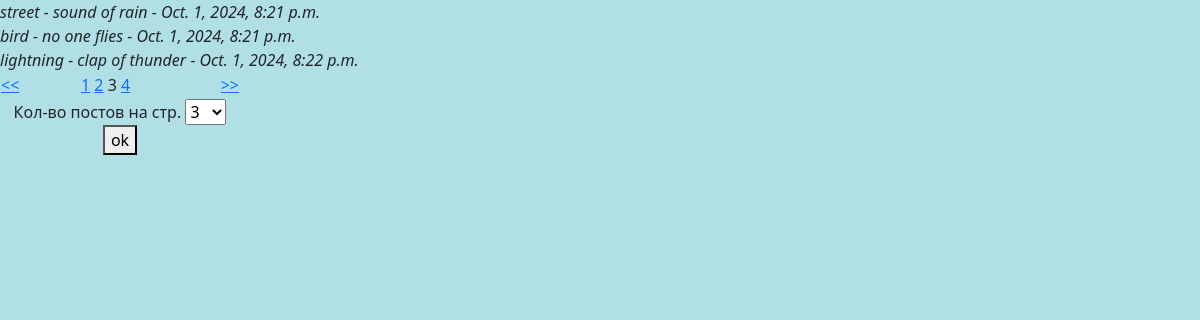
Page /?page=3&page_=3 on the committed database.
### blog/models.py (models this page shows, shortened)
class Posts(models.Model):
    title = models.CharField(max_length=100)
    content = models.TextField(default='')
    date = models.DateTimeField(auto_now=False)

### blog/views.py (the view)
# urls.py: path('', index),
def index(request):
    SELECT_CHOICE = ['3', '5', '10']
    title_ = 'Главная'
    posts = Posts.objects.all()
    if request.GET.get('page_') is None:
        page_ = 3
    else:
        page_ = request.GET.get('page_')
    if request.method == 'POST':
        select = request.POST.get('select')
        if select is None:
            page_ = 3
        else:
            page_ = select
    paginator = Paginator(posts, page_)
    page_number = request.GET.get('page')
    page_obj = paginator.get_page(page_number)
    context = {
        'title': title_,
        'page_obj': page_obj,
        'select_choice': SELECT_CHOICE,
        'page_': page_,
    }
    return render(request, 'index.html', context=context)

### templates/index.html (shortened to what this page needs)
{% load static %}
<!DOCTYPE html>
<html lang="en">
<head>
    <link href="https://cdn.jsdelivr.net/npm/bootstrap@5.0.0-beta1/dist/css/bootstrap.min.css" rel="stylesheet">
    <link rel="stylesheet"  type="text/css" href="{% static 'style.css' %}">
</head>
<body>
    <div>
        {% for post in page_obj %}
            <i>{{ post.title }} - {{ post.content }} - {{ post.date }}</i><br>
        {% endfor %}
    </div>
    <div>
    <table width='20%'>
        <tr>
            <td width='33%'>
    {% if page_obj.has_other_pages %}
        {% if page_obj.has_previous %}
        <a href='?page={{ page_obj.previous_page_number }}&pag={{ page_ }}'>&lt;&lt;</a>
        {% endif %}
            </td>
            <td width='33%'>
        {% for i in page_obj.paginator.page_range %}
            {% if page_obj.number == i %}
                {{ i }}
            {% else %}
                <a href='?page={{ i }}&page_={{ page_ }}'>{{ i }}</a>
            {% endif%}
        {% endfor %}
            </td>
            <td width='33%' style="text-align: right">
        {% if page_obj.has_next %}
           <a href='?page={{ page_obj.next_page_number }}&page_={{ page_ }}'>&gt;&gt;</a>
        {% endif %}
    {% endif %}
            </td>
        </tr>
        <tr>
            <td colspan='3' style="text-align: center">
                <form method='POST'>
                    Кол-во постов на стр.
                    <select name='select'>
                        {% for p in select_choice %}
                            {% if p == page_  %}
                                <option value={{ page_ }} selected>{{ p }}</option>
                            {% else %}
                                <option value={{ p }} >{{ p }}</option>
                            {% endif %}
                        {% endfor %}
                      </select>
                    <button type='submit'>ok</button>
                </form>
            </td>
        </tr>
    </table>
    </div>
</body>
</html>

### static/style.css (style rules this page uses)
body { background-color: powderblue; }

### rows in the picture
Posts: title "street", content "sound of rain", date "Oct. 1, 2024, 8:21 p.m."
Posts: title "bird", content "no one flies", date "Oct. 1, 2024, 8:21 p.m."
Posts: title "lightning", content "clap of thunder", date "Oct. 1, 2024, 8:22 p.m."

### other values in the picture
{{ i }} "1" "2" "4"
{{ i }} "3"
form field select "3"
